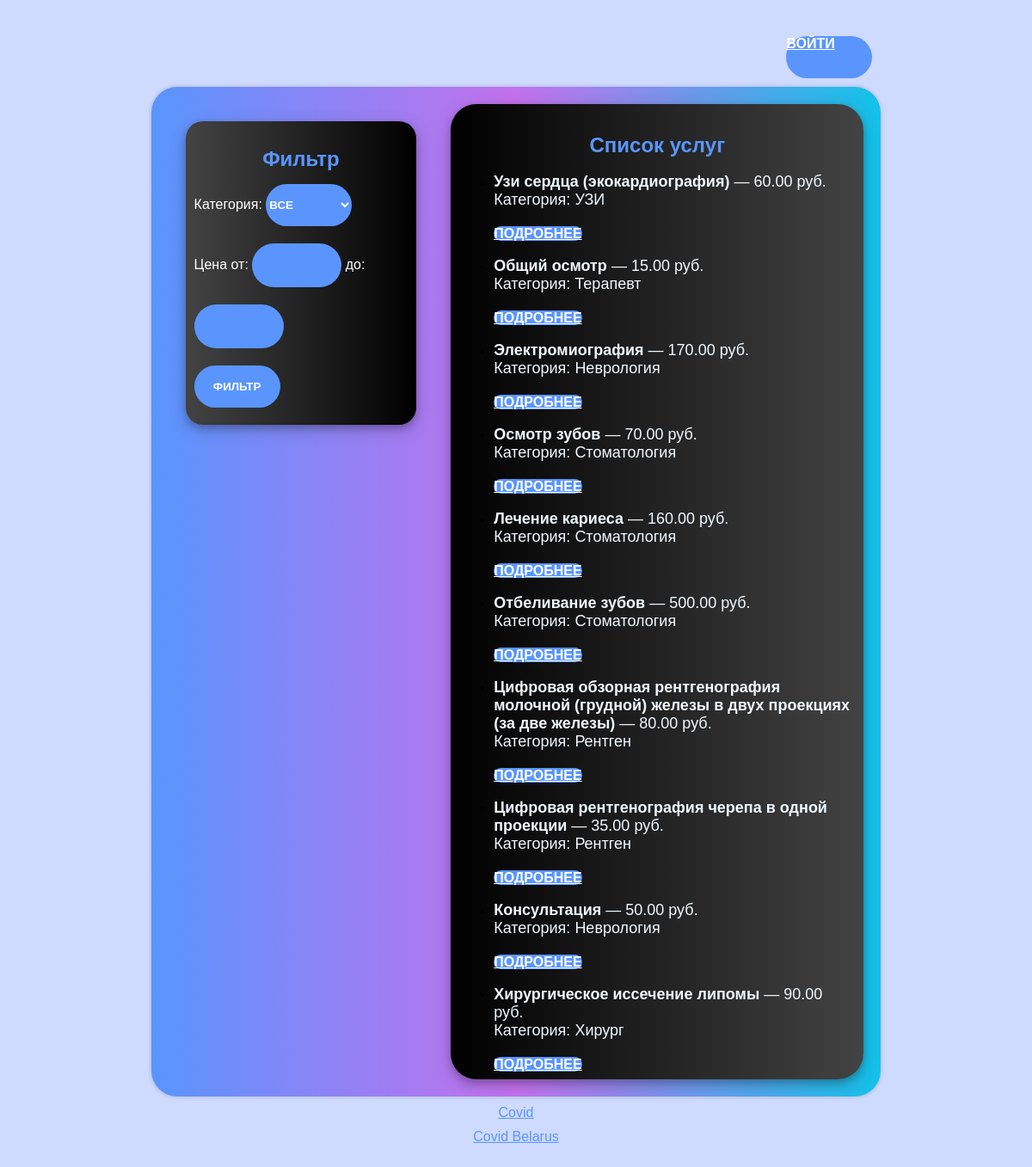
/main/, run on the app's committed database.
### myapp/models.py (models this page shows, shortened)
class Service(models.Model):
    name = models.CharField(max_length=255)
    category = models.ForeignKey(DoctorCategory, on_delete=models.SET_NULL, null=True)
    price = models.DecimalField(max_digits=8, decimal_places=2)
    description = models.TextField()

class DoctorCategory(models.Model):
    name = models.CharField(max_length=100)

### myapp/views.py (the view)
# urls.py: path('main/', views.user_service_list, name='service_user_list'),
def user_service_list(request):
    services = Service.objects.all()
    categories = DoctorCategory.objects.all()
    category_id = request.GET.get('category')
    price_min = request.GET.get('price_min')
    price_max = request.GET.get('price_max')
    if category_id:
        services = services.filter(category_id=category_id)
    if price_min:
        services = services.filter(price__gte=price_min)
    if price_max:
        services = services.filter(price__lte=price_max)
    context = {
        'services': services,
        'categories': categories,
        'request': request,  # нужно для сохранения значений в форме
    }
    return render(request, 'myapp/service_user_list.html', context)

### myapp/templates/myapp/service_user_list.html (shortened to what this page needs)
{% load static %}
<!DOCTYPE html>
<html lang="ru">
<head>
    <link rel="stylesheet" href="{% static 'css/profile.css' %}" />
</head>
<body>
<header class="page-header" style="display: flex; justify-content: flex-end; padding: 0px;">
    {% if user.is_authenticated %}
        <a href="{% url 'profile' %}" class="btn" style=" padding-left: 20px; padding-top: 5px; ">  {{ user.username }}</a>
    {% else %}
        <a href="{% url 'auth' %}" class="btn">Войти</a>
    {% endif %}
</header>
<div class="card">
    <div class="left-container">
        <h2 class="gradienttext">Фильтр</h2>
        <form method="get">
            <label for="category" style="color:white;">Категория:</label>
            <select name="category" id="category" class="btn">
                <option value="">Все</option>
            </select>
            <br><label for="price_min" style="color:white;">Цена от:</label>
            <input type="number" name="price_min" id="price_min" value="{{ request.GET.price_min }}" class="btn">
            <label for="price_max" style="color:white;">до:</label>
            <input type="number" name="price_max" id="price_max" value="{{ request.GET.price_max }}" class="btn">
            <br><button type="submit" class="btn">Фильтр</button>
        </form>
    </div>
    <div class="right-container">
        <h3 class="gradienttext">Список услуг</h3>
        <ul>
            {% for service in services %}
                <li>
                    <p><strong>{{ service.name }}</strong> — {{ service.price }} руб.<br>
                    Категория: {{ service.category.name|default:"Без категории" }}</p>
                    <a class="btn" href="{% url 'service_detail' service.pk %}">Подробнее</a>
                </li>
            {% empty %}
                <li><p>Нет услуг по текущим фильтрам.</p></li>
            {% endfor %}
        </ul>
    </div>
</div>
<a href="{% url 'covid-stats-worldwide' %}" class="credit" style="color: #5995fd;">Covid</a>
<a href="{% url 'covid-stats' %}" class="credit" style="color: #5995fd;">Covid Belarus</a>
</body>
</html>

### myapp/static/css/profile.css (style rules this page uses)
body { font-family: Arial, sans-serif; padding: 0px; background: #cfdaff; display: flex; flex-direction: column; justify-content: center; align-items: center; }
html, body { height: 98%; }
.card { display: flex; flex-direction: row; justify-content: space-between; align-items: flex-start; border-radius: 30px; padding: 10px; box-shadow: 0px 0px 5px rgba(0, 0, 0, 0.2); width: 70%; background: linear-gradient(to right, #5995fd, #c471ed, #12c2e9); }
.left-container { background: linear-gradient(to right, #434343, #000000); flex: 1; max-width: 30%; display: flex; flex-direction: column; align-items: center; padding: 10px; margin: 30px; border-radius: 20px; box-shadow: 0 4px 8px rgba(0,0,0,0.2), 0 6px 20px rgba(0,0,0,0.19); }
.right-container { background: linear-gradient(to left, #434343, #000000); flex: 1; max-width: 80%; padding: 10px; margin: 10px; border-radius: 30px; box-shadow: 0 4px 8px rgba(0,0,0,0.2), 0 6px 20px rgba(0,0,0,0.19); overflow-y: auto; max-height: 80vh; }
h2 { font-size: 24px; margin-bottom: 5px; }
h3 { text-align: center; font-size: 24px; margin-bottom: 5px; }
.gradienttext { background-image: linear-gradient(to right, #5995fd 0%, #5995fd 100%); color: transparent; -webkit-background-clip: text; }
p { font-size: 18px; margin-bottom: 20px; color:aliceblue }
.credit { color: #fff; text-align: center; margin-top: 10px; font-family: Verdana,Geneva,Tahoma,sans-serif; }
.btn { width: 100px; background-color: #5995fd; border: none; outline: none; height: 49px; border-radius: 49px; color: #fff; text-transform: uppercase; font-weight: 600; margin: 10px 0px; cursor: pointer; transition: 0.5s; }
.page-header { width: 70%; margin: 10px auto 0; display: flex; justify-content: flex-end; align-items: center; }

### data on the page
Service: name "Узи сердца (экокардиография)", price "60.00", category.name "УЗИ"
Service: name "Общий осмотр", price "15.00", category.name "Терапевт"
Service: name "Электромиография", price "170.00", category.name "Неврология"
Service: name "Осмотр зубов", price "70.00", category.name "Стоматология"
Service: name "Лечение кариеса", price "160.00", category.name "Стоматология"
Service: name "Отбеливание зубов", price "500.00", category.name "Стоматология"
Service: name "Цифровая обзорная рентгенография молочной (грудной) железы в двух проекциях (за две железы)", price "80.00", category.name "Рентген"
Service: name "Цифровая рентгенография черепа в одной проекции", price "35.00", category.name "Рентген"
Service: name "Консультация", price "50.00", category.name "Неврология"
Service: name "Хирургическое иссечение липомы", price "90.00", category.name "Хирург"
